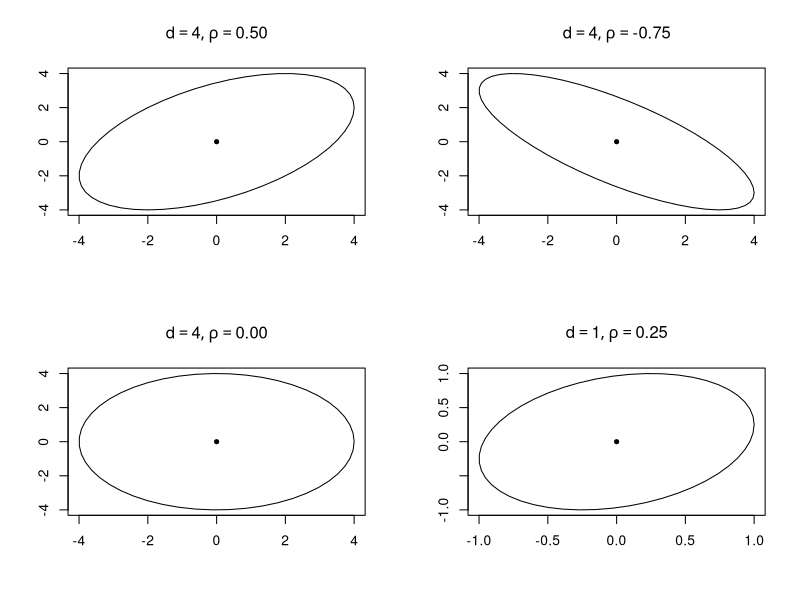

Write the R code that produced this figure.
# ---------------------------------------------------------------------
# Book:         SMS
# ---------------------------------------------------------------------
# Quantlet:     SMSellipse
# ---------------------------------------------------------------------
# Description:  SMSellipse computes ellipsoids for varying rho and d. rho
#               is the direction and correlation parameter lying between -1 and 1. d
#               is the radius of the ellipsoids. Given a covariance 
#               structure Sigma, depending on rho, the ellipse function
#               calculates the cholesky decomposition of Sigma = Q'*Q,
#               resulting in a upper triangular matrix Q, which in turn
#               is used for the transformation of the unit circle with
#               respect to the direction. The shape of the ellipsoids
#               is in accordance with the correlation parameter rho.
# ---------------------------------------------------------------------
# See also:     SMSellipse, SMSjordandec
# ---------------------------------------------------------------------
# Keywords:     ellipse, correlation, plot, covariance matrix,
#               Cholesky decomposition
# ---------------------------------------------------------------------
# Usage:        -
# ---------------------------------------------------------------------
# Inputs:       None
# ---------------------------------------------------------------------
# Output:       Plots of four ellipsoids.
# ---------------------------------------------------------------------
# Example:      Ellipsoids for rho = c(0.5, -0.75, 0, 0.25) and 
#               radius = c(4, 4, 4, 1) are plotted.
# ---------------------------------------------------------------------
# Autor:        Monika Jakubcova
#----------------------------------------------------------------------

# clear variables and close windows
rm(list=ls(all=TRUE))
graphics.off()

# setwd(Sys.glob("~/downloads/")) # set your working directory

# install and load packages
libraries = c("car")
lapply(libraries, function(x) if (!(x %in% installed.packages())) {
  install.packages(x)
})
lapply(libraries, library, quietly = TRUE, character.only = TRUE)

#help.search("ellipse", "input")

rhovec  = c(0.5,-0.75,0,0.25)  # direction
dvec    = c(4,4,4,1)           # radius
par(mfrow=c(2,2))
for (i in 1:4) {
    r   = rhovec[i]
    d   = dvec[i]
    c   = c(0,0)
    c1  = c(1,r)
    c2  = c(r,1)
    sha = cbind(c1,c2)         # covariance matrix used for the cholesky decomposition within the ellipse function
    plot(cbind(c(d,-d),c(d,-d)),type="n",xlab="", ylab="", main=substitute(list(d==d1,  rho==r1), list(d1=d,r1=sprintf("%0.2f",r))))
    ellipse(c,sha,d, center.pch=20, center.cex=1, segments=51, add=TRUE, col="black", lwd=1, lty=1)
}
